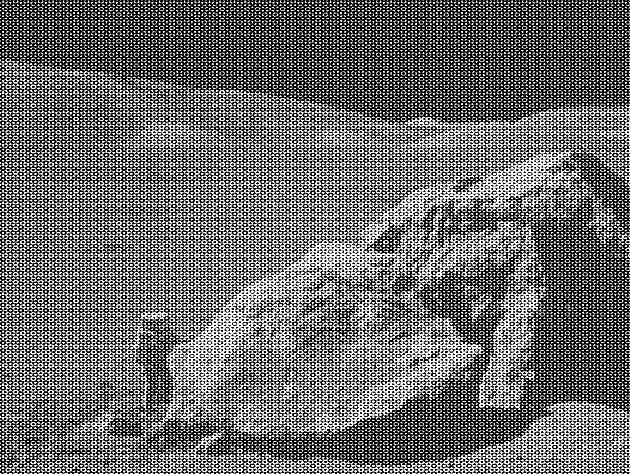
#> input picture moonlanding.png, 630 x 474 px
$ jupyter execute --allow-errors 09ex_Algorithms.ipynb
#> lines starting #> are read from the running program, lines starting #| are printed output that depends on the picture
1\. **Maximum wind speed prediction at the Sprogø station**

The exercise goal is to predict the maximum wind speed occurring every 50 years even if no measure exists for such a period. The available data are only measured over 21 years at the Sprogø meteorological station located in Denmark.

The annual maxima are supposed to fit a normal probability density function. However such function is not going to be estimated because it gives a probability from a wind speed maxima. Finding the maximum wind speed occurring every 50 years requires the opposite approach, the result needs to be found from a defined probability. That is the quantile function role and the exercise goal will be to find it. In the current model, it is supposed that the maximum wind speed occurring every 50 years is defined as the upper 2% quantile.

By definition, the quantile function is the inverse of the cumulative distribution function. The latter describes the probability distribution of an annual maxima. In the exercise, the cumulative probability $p_i$ for a given year i is defined as $p_i = i/(N+1)$ with $N = 21$, the number of measured years. Thus it will be possible to calculate the cumulative probability of every measured wind speed maxima. From those experimental points, the scipy.interpolate module will be very useful for fitting the quantile function. Finally the 50 years maxima is going to be evaluated from the cumulative probability of the 2% quantile.

Practically, load the dataset:

```python
import numpy as np
max_speeds = np.load('max-speeds.npy')
years_nb = max_speeds.shape[0]
```

Compute then the cumulative probability $p_i$ (`cprob`) and sort the maximum speeds from the data. Use then the  UnivariateSpline from scipy.interpolate to define a quantile function and thus estimate the probabilities.

In the current model, the maximum wind speed occurring every 50 years is defined as the upper 2% quantile. As a result, the cumulative probability value will be:

```python
fifty_prob = 1. - 0.02
```

So the storm wind speed occurring every 50 years can be guessed as:

``` python
fifty_wind = quantile_func(fifty_prob)
```

[cell 1]
import numpy as np
import matplotlib.pyplot as plt

#> (the rest of this cell did not finish here and is left out)

2\. **Curve fitting of temperature in Alaska**

The temperature extremes in Alaska for each month, starting in January, are given by (in degrees Celcius):

max:  17,  19,  21,  28,  33,  38, 37,  37,  31,  23,  19,  18

min: -62, -59, -56, -46, -32, -18, -9, -13, -25, -46, -52, -58

* Plot these temperature extremes.
* Define a function that can describe min and max temperatures.
* Fit this function to the data with scipy.optimize.curve_fit().
* Plot the result. Is the fit reasonable? If not, why?
* Is the time offset for min and max temperatures the same within the fit accuracy?

3\. **2D minimization of a six-hump camelback function**

$$
f(x,y) = \left(4-2.1x^2+\frac{x^4}{3} \right) x^2 +xy + (4y^2 -4)y^2
$$

has multiple global and local minima. Find the global minima of this function.

Hints:

* Variables can be restricted to $-2 < x < 2$ and $-1 < y < 1$.
* Use numpy.meshgrid() and pylab.imshow() to find visually the regions.
* Use scipy.optimize.minimize(), optionally trying out several of its methods.

How many global minima are there, and what is the function value at those points? What happens for an initial guess of $(x, y) = (0, 0)$ ?

[cell 2]
def f(x):
  return(4-2.1*x[0]**2+(x[0]**4)/3)*x[0]**2 +x[0]*x[1] +(4*x[1]**2-4)*x[1]**2

x = np.arange(-2,2, 0.01)
y = np.arange(-1, 1, 0.01)

xx, yy = np.meshgrid(x,y)
ff = f([xx,yy])
plt.title('f(x,y)')
plt.imshow(ff)

from scipy import optimize
optimize.minimize(f, x0=[0,0] )
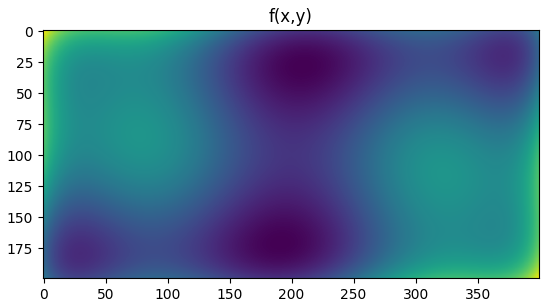
#> figure drawn by matplotlib, 1 panel

4\. **FFT of a simple dataset**

Performe a periodicity analysis on the lynxs-hares population

5\. **FFT of an image**

* Examine the provided image `moonlanding.png`, which is heavily contaminated with periodic noise. In this exercise, we aim to clean up the noise using the Fast Fourier Transform.
* Load the image using pylab.imread().
* Find and use the 2-D FFT function in scipy.fftpack, and plot the spectrum (Fourier transform of) the image. Do you have any trouble visualising the spectrum? If so, why?
* The spectrum consists of high and low frequency components. The noise is contained in the high-frequency part of the spectrum, so set some of those components to zero (use array slicing).
* Apply the inverse Fourier transform to see the resulting image.

[cell 3]
moonlanding = plt.imread('moonlanding.png')
#> moonlanding is the input picture: shape (474, 630) float32; min 0, max 1, mean 0.424

from IPython.display import Image
Image('moonlanding.png')

[cell 4]
from scipy import fftpack

im_fft = fftpack.fft2(moonlanding)

power = np.abs(im_fft)
freqs = fftpack.fftfreq(im_fft.size)

plt.imshow(power)
